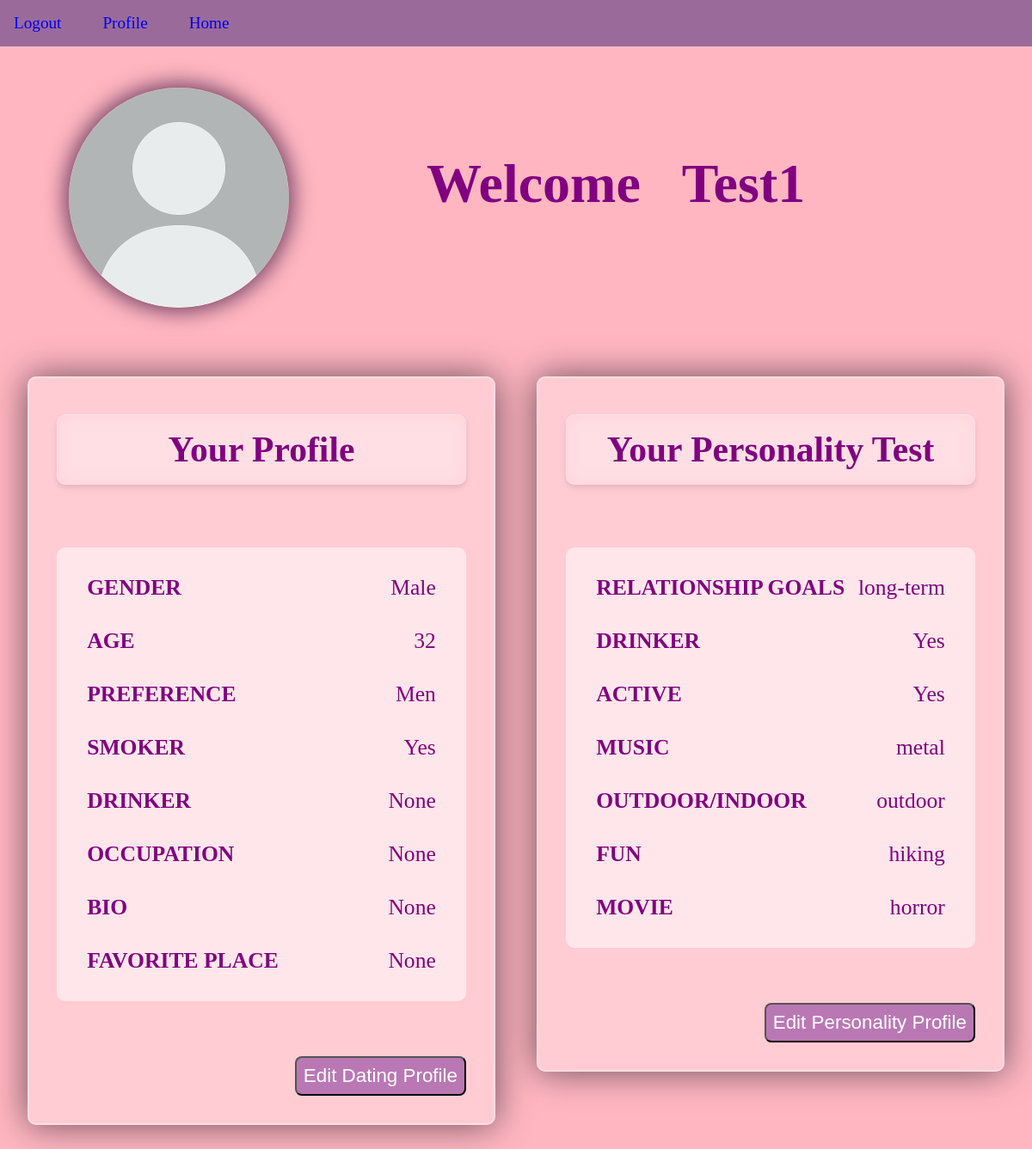
Screenshot of /profile/ (signed in) with the database file from the repository.
### app/models.py (models this page shows, shortened)
class DatingProfile(models.Model):
    user_profile = models.ForeignKey(
        Profile,
        on_delete=models.CASCADE,
        related_name="dating_profile_user",
        null=True,
    )
    created = models.BooleanField(default=False)
    profile_pic = models.ImageField(
        default="default_pic.jpg",
        null=True,
        blank=True,
    )
    gender_options = (("Male", "MALE"), ("Female", "FEMALE"))
    interested_in_options = ("Men", "MEN"), ("Women", "WOMEN"), ("Both", "BOTH")
    yes_or_no_options = (("Yes", "YES"), ("No", "NO"))
    gender = models.CharField(max_length=50, choices=gender_options, null=True)
    age = models.IntegerField(null=True)
    interested_in = models.CharField(
        max_length=50, choices=interested_in_options, null=True
    )
    smoker = models.CharField(max_length=50, choices=yes_or_no_options, null=True)
    drinker = models.CharField(max_length=50, choices=yes_or_no_options, null=True)
    occupation = models.CharField(max_length=50, null=True)
    bio = models.TextField(null=True)
    favorite_place_ever_been = models.TextField(null=True)

class PersonalityProfile(models.Model):
    user_profile = models.ForeignKey(
        DatingProfile,
        on_delete=models.CASCADE,
        related_name="dating_profile_user",
        null=True,
    )
    created = models.BooleanField(default=False)
    yes_or_no_options = (("Yes", "YES"), ("No", "NO"))
    what_are_you_looking_for_options = (
        ("long-term", "Long-term partner"),
        ("short-term", "Short-term partner"),
        ("firguring-out", "Still figuring out"),
    )
    music_options = (
        ("metal", "METAL"),
        ("classic", "CLASSIC"),
        ("country", "COUNTRY"),
        ("pop", "POP"),
        ("hip-hop", "HIP-HOP"),
        ("gospel", "GOSPEL"),
    )
    outdoor_indoor_options = (("outdoor", "OUTDOOR"), ("indoor", "INDOOR"))
    what_do_you_do_for_fun_options = (
        ("hiking", "HIKING"),
        ("gaming", "GAMING"),
        ("reading", "READING"),
        ("singing", "SINGING"),
        ("sports", "SPORTS"),
        ("dancing", "DANCING"),
        ("travel", "TRAVEL"),
        ("poetry", "POETRY"),
        ("music", "MUSIC"),
    )
    movie_genre_options = (
        ("horror", "HORROR"),
        ("romance", "ROMANCE"),
        ("comedy", "COMEDY"),
        ("action", "ACTION"),
        ("anime", "ANIME"),
        ("sci-fi", "SCI-FI"),
    )
    hobby_options = (
        ("biking", "BIKING"),
        ("knitting", "KNITTING"),
        ("painting", "PAINTING"),
        ("bird-watching", "BIRD-WATCHING"),
        ("antiquing", "ANTIQUING"),
        ("couch-potato", "COUCH-POTATO"),
        ("kayaking", "KAYAKING"),
        ("swimming", "SWIMMING"),
    )
    sport_interest_options = (
        ("baseball", "BASEBALL"),
        ("basketball", "BASKETBALL"),
        ("tennis", "TENNIS"),
        ("football", "FOOTBALL"),
        ("soccer", "SOCCER"),
        ("skate", "SKATING"),
        ("golf", "GOLF"),
    )
    interests = models.CharField(
        max_length=50, choices=what_are_you_looking_for_options, null=True
    )
    do_you_like_drinking = models.CharField(
        max_length=50, choices=yes_or_no_options, null=True
    )
    are_you_active = models.CharField(
        max_length=50, choices=yes_or_no_options, null=True
    )
    music_pick = models.CharField(max_length=300, choices=music_options, null=True)
    outdoor_indoor_pick = models.CharField(
        max_length=50, choices=outdoor_indoor_options, null=True
    )
    what_do_you_do_for_fun_pick = models.CharField(
        max_length=300, choices=what_do_you_do_for_fun_options, null=True
    )
    movie_pick = models.CharField(
        max_length=300, choices=movie_genre_options, null=True
    )
    hobby_pick = models.CharField(max_length=300, choices=hobby_options, null=True)
    sport_pick = models.CharField(
        max_length=300, choices=sport_interest_options, null=True
    )

### app/views.py (the view)
# urls.py: path("profile/", profileView, name="profile"),
@login_required(login_url="login")
def profileView(request):
    user = request.user
    user_profile = request.user.profile
    dating_profile, created = DatingProfile.objects.get_or_create(
        user_profile=user_profile
    )
    personality_profile, created = PersonalityProfile.objects.get_or_create(
        user_profile=dating_profile
    )
    dating_profile = DatingProfile.objects.get(user_profile=user_profile)
    context = {
        "user": user,
        "user_profile": user_profile,
        "dating_profile": dating_profile,
        "personality_profile": personality_profile,
    }
    return render(request, "userProfile.html", context)

### app/templates/userProfile.html (shortened to what this page needs)
{% extends 'base.html'%} {%block content%}
<div id="profile_information_container">
  <div id="profile_header_container">
    <div id="dating_profile_image_container">
      <img src="{{dating_profile.profile_pic.url}}" />
    </div>
    <div id="profile_name_container">
      <div id="profile_welcome_text">Welcome</div>
      <div id="profile_first_name_container">{{user.first_name}}</div>
    </div>
  </div>
  <div id="dating_and_personality_profile_information_container">
    <div id="dating_profile_container">
      <div id="dating_profile_header_container">
        <p id="dating_profile_header_text">Your Profile</p>
      </div>
      <div id="dating_profile_information_container">
        {% if dating_profile.created %}
        <div id="dating_profile_gender_container">
          <div class="profile_info_text">GENDER</div>
          {{dating_profile.gender}}
        </div>
        <div id="dating_profile_age_container">
          <div class="profile_info_text">AGE</div>
          {{dating_profile.age}}
        </div>
        <div id="dating_profile_interested_in_container">
          <div class="profile_info_text">PREFERENCE</div>
          {{dating_profile.interested_in}}
        </div>
        <div id="dating_profile_smoker_container">
          <div class="profile_info_text">SMOKER</div>
          {{dating_profile.smoker}}
        </div>
        <div id="dating_profile_drinker_container">
          <div class="profile_info_text">DRINKER</div>
          {{dating_profile.drinker}}
        </div>
        <div id="dating_profile_occupation_container">
          <div class="profile_info_text">OCCUPATION</div>
          {{dating_profile.occupation}}
        </div>
        <div id="dating_profile_bio_container">
          <div class="profile_info_text">BIO</div>
          {{dating_profile.bio}}
        </div>
        <div id="dating_profile_favorite_place_container">
          <div class="profile_info_text">FAVORITE PLACE</div>
          {{dating_profile.favorite_place_ever_been}}
        </div>
        {% endif %}
      </div>
      <div id="dating_profile_edit_button_container">
        <a href="{%url 'dating'%}"
          ><button class="user_profile_button" id="dating_profile_edit_button">
            Edit Dating Profile
          </button></a
        >
      </div>
    </div>
    <div id="personality_profile_container">
      <div id="personality_profile_header_container">
        <p id="personality_profile_header_text">Your Personality Test</p>
      </div>
      <div id="personality_profile_information_container">
         {% if personality_profile.created %}
        <div id="personality_profile_interests_container">
          <div class="profile_info_text">RELATIONSHIP GOALS</div>
          {{personality_profile.interests}}
        </div>
        <div id="personality_profile_do_you_like_drinking_container">
          <div class="profile_info_text">DRINKER</div>
          {{personality_profile.do_you_like_drinking}}
        </div>
        <div id="personality_profile_are_you_active_container">
          <div class="profile_info_text">ACTIVE</div>
          {{personality_profile.are_you_active}}
        </div>
        <div id="personality_profile_music_pick_container">
          <div class="profile_info_text">MUSIC</div>
          {{personality_profile.music_pick}}
        </div>
        <div id="personality_profile_outdoor_indoor_pick_container">
          <div class="profile_info_text">OUTDOOR/INDOOR</div>
          {{personality_profile.outdoor_indoor_pick}}
        </div>
        <div id="personality_profile_what_do_you_do_for_fun_container">
          <div class="profile_info_text">FUN</div>
          {{personality_profile.what_do_you_do_for_fun_pick}}
        </div>
        <div id="personality_profile_movie_pick_container">
          <div class="profile_info_text">MOVIE</div>
          {{personality_profile.movie_pick}}
        </div>
      </div>
      <div id="personality_profile_edit_button_container">
        <a href="{%url 'personality'%}"
          ><button
            class="user_profile_button"
            id="personality_profile_edit_button"
          >
            Edit Personality Profile
          </button></a
        >
      </div>
      {% endif %}
    </div>
  </div>
</div>
{%endblock content%}

### app/templates/base.html (shortened to what this page needs)
{% load static %}
<!DOCTYPE html>
<html lang="en">
<head>
    <link rel="stylesheet" href="{% static "styles.css" %}">
</head>
<body>
    <div id="navigation_container">
        {% if user.id != None %}
            <a href="{%url 'logout'%}">Logout</a>
            <a href ="{% url 'profile'%}">Profile</a>
            <a href ="{% url 'home'%}">Home</a>
        {% endif %}
    </div>
    {% block content %}
    {% endblock content %}
</body>
</html>

### rows the page displays
DatingProfile: profile_pic (placeholder picture), gender "Male", age "32", interested_in "Men", smoker "Yes", drinker "None", occupation "None", bio "None", favorite_place_ever_been "None"
PersonalityProfile: interests "long-term", do_you_like_drinking "Yes", are_you_active "Yes", music_pick "metal", outdoor_indoor_pick "outdoor", what_do_you_do_for_fun_pick "hiking", movie_pick "horror"

### other values shown
{{ user.first_name }} "Test1"
